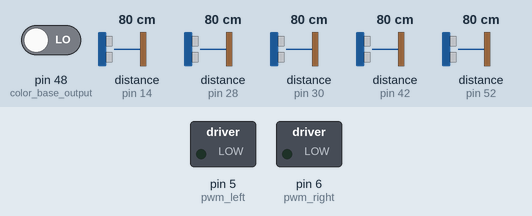
This sketch was run on a simulated Arduino Mega 2560, built with avr-gcc and run on an emulated ATmega2560. On the bench: switched loads named in the sketch (green lamp = pin HIGH). Inputs (shaded band) come from the test bench; at power-on: distance to the obstacle (sensors on pin 28, pin 42, pin 52, pin 14, pin 30) 80 cm, pin 48 (color_base_output) LOW. The echo pulse lasts 58.3 µs per cm.

Above: at 1.2 s.
1.3 s: distance to the obstacle (sensor on pin 28) set to 9 cm
9.6 s: distance to the obstacle (sensor on pin 42) set to 7 cm
16.6 s: distance to the obstacle (sensor on pin 42) set to 4 cm
At 22.7 s:
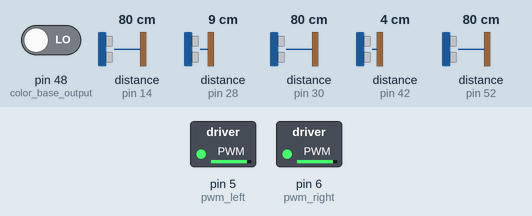
24.9 s: distance to the obstacle (sensor on pin 42) set to 9 cm
29.6 s: distance to the obstacle (sensor on pin 52) set to 2 cm
At 34.6 s:
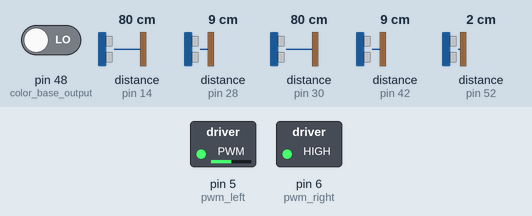
37.9 s: distance to the obstacle (sensor on pin 28) set to 18 cm
At 44.1 s:
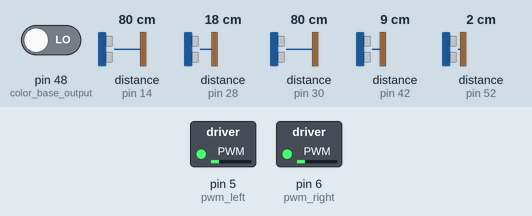
Timing chart, 0 to 45.6 s (numbered marks = the images above; inputs shaded):
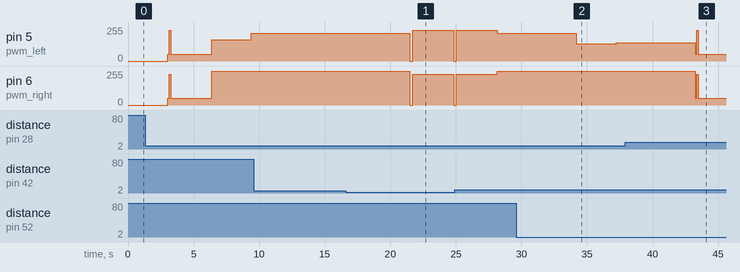

Measured:
- the behaviour switches between 6 and 5 cm on distance to the obstacle (sensor on pin 42) (found by bisection; images 0 and 1)
- after the input at 9.6 s, every drawn part: stays the same
- after the input at 16.6 s, pin 5 (pwm_left): 209/255 → 0/255 after 4.9 s, → 229/255 0.21 s later, → 0/255 3.1 s later; pin 6 (pwm_right): 255/255 → 0/255 after 4.9 s, → 229/255 0.21 s later, → 0/255 3.1 s later
- after the input at 29.6 s, pin 5 (pwm_left): 209/255 → 129/255 after 4.6 s, → 137/255 3.0 s later
- after the input at 37.9 s, pin 5 (pwm_left): 137/255 → 50/255 after 5.3 s, → 229/255 0.11 s later, → 50/255 0.11 s later; pin 6 (pwm_right): 255/255 → 50/255 after 5.3 s, → 229/255 0.11 s later, → 50/255 0.11 s later

The sketch:

runner_main.ino
```cpp
#include <Servo.h>
#include <NewPing.h>
#include <Wire.h>
#include <avr/io.h>
#include <avr/interrupt.h>
#include "variables.h"


void loop(){

  // left wall following maze alogrithm embedded with cube solving feature
  leftie();

}
```

color_funcs.ino
```cpp
void sortingTest(int colorType){

  baseRGB();
  topRGB();
  color_Output = colorType;

  if (color_Output != 5){
    if (color_OutputT == color_Output){
      runServo();
      color_Output = 5;

    }else{
      runStepper(45,'A');
    }
  }
}

void colorCheck(){
  /*
   * check the color data at the top to the one at the bottom
   * upon matching rotate the servo motor to drop off the cubes
   */
  for (int r = 0; r < 15; r++){
    runStepper(45, 'A');
    topRGB();
    if (blueT==true && blue==true)
    {
      runServo();
      blue = false;
      blueT = false;
      break;
    }

    if (green == true && greenT == true)
    {
      runServo();
      green = false;
      greenT = false;
      break;
    }

    if (yellow == true && yellowT == true)
    {
      runServo();
      yellow = false;
      yellowT = false;
      break;
    }

    if (brown == true && brownT == true)
    {
      runServo();
      brown = false;
      brownT = false;
      break;
    }
  }
}

void baseRGB(){
  // retrieve data from the color sensor at the bottom of the robot

  digitalWrite(S2_B, LOW);
  digitalWrite(S3_B, LOW);
  // Reading the output frequency
  redFrequency = pulseIn(color_base_output, LOW);
  // Printing the RED (R) value
  redColor = map(redFrequency,250,1200,255,0);
  redColor = constrain(redColor,0,255);

  digitalWrite(S2_B, HIGH);
  digitalWrite(S3_B, HIGH);
  // Reading the output frequency
  greenFrequency = pulseIn(color_base_output, LOW);
  // Printing the GREEN (G) value
  greenColor = map(greenFrequency,250,1300,255,0);
  greenColor = constrain(greenColor,0,255);

  digitalWrite(S2_B, LOW);
  digitalWrite(S3_B, HIGH);
  // Reading the output frequency
  blueFrequency = pulseIn(color_base_output, LOW);
  // Printing the BLUE (B) value
  blueColor = map(blueFrequency,250,900,255,0);
  blueColor = constrain(blueColor,0,255);

//--------------------------------------------------------------------------//
//-----  blue = 1, green = 2, yellow = 3, brown = 4, white = 5 -------------//
//--------------------------------------------------------------------------//

  if (redColor < 60 && greenColor < 60 && blueColor > 20 && blueColor < 140){
    color_Output = 1; //blue = 0, green = 1, yellow = 2, brown = 3
    blue = true;

  }else if (redColor > 20 && redColor < 110 && greenColor > 110 && greenColor < 190 && blueColor > 65 && blueColor < 150){
    color_Output = 2;
    green = true;

  }else if (redColor > 220 && greenColor > 220 && blueColor > 160 && blueColor < 230){
    color_Output = 3;
    yellow = true;

  }else if (redColor > 60 && redColor < 170 && greenColor < 80 && blueColor < 80){
    color_Output = 4;
    brown = true;

  }else if (redColor < 30 && greenColor < 30 && blueColor < 30){
    color_Output = 12;
    black = true;

  }else if (redColor > 235 && greenColor > 235 && blueColor > 245){
    color_Output = 5;
  }
}

void topRGB(){
  // retrieve data from the color sensor at the top of the robot

  digitalWrite(S2_T, LOW);
  digitalWrite(S3_T, LOW);
  // Reading the output frequency
  redFrequencyT = pulseIn(color_top_output, LOW);
  // Printing the RED (R) value
  redColorT = map(redFrequencyT,120,950,255,0);
  redColorT = constrain(redColorT,0,255);

  digitalWrite(S2_T, HIGH);
  digitalWrite(S3_T, HIGH);
  // Reading the output frequency
  greenFrequencyT = pulseIn(color_top_output, LOW);
  // Printing the GREEN (G) value
  greenColorT = map(greenFrequencyT,200,950,255,0);
  greenColorT = constrain(greenColorT,0,255);

  digitalWrite(S2_T, LOW);
  digitalWrite(S3_T, HIGH);
  // Reading the output frequency
  blueFrequencyT = pulseIn(color_top_output, LOW);
  // Printing the BLUE (B) value
  blueColorT = map(blueFrequencyT,250,900,255,0);
  blueColorT = constrain(blueColorT,0,255);

  Serial.print(redColorT);

  Serial.print(" ");
  Serial.print(greenColorT);

  Serial.print(" ");
  Serial.print(blueColorT);

  //--------------------------------------------------------------------------//
  //-----  blue = 1, green = 2, yellow = 3, brown = 4, white = 5 -------------//
  //--------------------------------------------------------------------------//


  if (redColorT < 50  && greenColorT > 40 && greenColorT < 120 && blueColorT > 160 && blueColorT < 240){
    color_OutputT = 1; //blue = 0, green = 1, yellow = 2, brown = 3
    blueT = true;

  }else if (redColorT > 110 && redColorT < 210 && greenColorT > 170  && blueColorT > 180){
    color_OutputT = 2; //blue = 0, green = 1, yellow = 2, brown = 3
    greenT = true;

  }else if (redColorT > 200 && greenColorT > 200 && blueColorT > 150 && blueColorT < 220){
    color_OutputT = 3; //blue = 0, green = 1, yellow = 2, brown = 3
    yellowT = true;

  }else if (redColorT > 70 && redColorT < 150 &&  greenColorT < 60 && blueColorT > 15 && blueColorT < 85){
    color_OutputT = 4; //blue = 0, green = 1, yellow = 2, brown = 3
    brownT = true;

  }else{
    color_OutputT = 5;
  }


  Serial.print(" ");
  Serial.println(color_OutputT);

}

void dispColors(){
  // display the bottom color sensor data
  Serial.print("R =");
  Serial.print(redColor, DEC);
  Serial.print(" G = ");
  Serial.print(greenColor, DEC);
  Serial.print(" B = ");
  Serial.print(blueColor, DEC);
  Serial.print(" ");
  Serial.print(color_Output);
  Serial.println(" ");
}
```

stepper_funcs.ino
```cpp
void runStepper (float degree, char direct){
  // run the stepper motor 45 degrees for every 1 second
  if ( direct == 'C' ){
    digitalWrite(dir,HIGH);

  }else if ( direct == 'A' ){
    digitalWrite(dir,LOW);
  }

  int steps = 1600*degree/360;

  for (i = 0; i < steps; i++ ){
    digitalWrite(stp,HIGH);
    delay(1);
    digitalWrite(stp,LOW);
    delay(1);
  }
  delay(500);
}

void runServo(){
  // runs the servo motor for dropping mechanism
    myServo.write(30);
    delay(1500);
    myServo.write(98);
    delay(1000);
}
```

ultra_funcs.ino
```cpp
void getSonar(){
  /*
    this func gets distance from the five ultrasonic sensors and
    convert it into boolean values based on the distance threshold
  */
  dL = sonar[0].ping_cm(); // left distance
  dF = sonar[1].ping_cm(); // front distance
  dR = sonar[2].ping_cm(); // right distance
  dFr = sonar[3].ping_cm(); // front right
  dFl = sonar[4].ping_cm(); // front left


//--------------------------------------------
// sensor values filtration and walls detection
//----------------------------------------------

// left
  if(dL > 0.00 && dL < 10.00){
    sonarLeft = true; // left wall detected
    dist_left = dL;

  }else if (dL >= 10.00){
    sonarLeft = false;
    dist_left = 0.00;
  }

//---------------

// front left
  if(dFl > 0.00 && dFl < 10.00){
    dist_frontLeft = dFl;

  }else if (dL >= 10.00){
    dist_frontLeft = dFl;
  }

//--------------

// front
  if(dF > 0.00 && dF <= 6.00){
    sonarFront = true;
    dist_front = dF; // front wall detected

  }else if (dF > 6.00){
    sonarFront = false;
    dist_front = dF;
  }

//----------------

// front right
  if(dFr > 0.00 && dFr < 10.00){
    dist_frontRight = dFr;

  }else if (dFr >= 10.00){
    dist_frontRight = dFr;
  }

//---------------

// right
  if(dR > 0.00 && dR < 8.00){
    sonarRight = true; // right wall detected
    dist_right = dR;

  }else if(dR >= 8.00){
    sonarRight = false;
    dist_right = 0.00;
  }

}


void sonarGuided(){
  /*
    the desire left and right speeds are calculated based on
    the left and right wall distance from the robot
  */
  dist_error = dist_left - dist_right;

  if(sonarLeft == true && sonarRight == true){
    desire_dist_error = 0.0;

  }
  if(sonarLeft == false && sonarRight == true){
    desire_dist_error = -3.0;

  }
  if(sonarLeft == true && sonarRight == false){
    desire_dist_error = 3.0;
  }


  error_diff = desire_dist_error - dist_error;
  sonar_pid = (0.9 * error_diff) + (0.1* (error_diff - prv_error_diff)) ; // 4.0 oscillates alot


  // left veering scenerio
  if (sonar_pid < 0){
    desire_left_speed = desire_speed - (-1.0*sonar_pid);
    desire_right_speed = desire_speed;


  // right veering scenerio
  }else if (sonar_pid > 0){
    desire_right_speed = desire_speed - sonar_pid;
    desire_left_speed = desire_speed;


  // robot in the center scenerio
  }else if(sonar_pid == 0){
    desire_right_speed = desire_speed;
    desire_left_speed = desire_speed;
  }


  prv_error_diff = error_diff;
}


void sonarGuided2(){
  /*
    the desire left and right speed are calculated based on
    the left and right wall distance from the robot
  */
  dist_error = dist_left - dist_right;
  sonar_pid = 0.8 * dist_error;

  // left veering scenerio
  if (sonar_pid < 0){
    desire_right_speed = desire_speed - (-1.0*sonar_pid);
    desire_left_speed = desire_speed;

  }else if (sonar_pid > 0){
    desire_left_speed = desire_speed - sonar_pid;
    desire_right_speed = desire_speed;

  }else if (sonar_pid == 0){
    desire_left_speed = desire_speed;
    desire_right_speed = desire_speed;
  }
}


void displayDist(){
  /*
    display the distances from the ultrasonic sensors
  */
  getSonar();
  Serial.print(dist_left);
  Serial.print(" ");
  Serial.print(dFl);
  Serial.print(" ");
  Serial.print(dist_front);
  Serial.print(" ");
  Serial.print(dFr);
  Serial.print(" ");
  Serial.println(dist_right);

}
```

variables.h
```cpp
// PIN DECLARATION
//-------------------------
// dc motor pins
#define pwm_left 5
#define cw_left 7
#define ccw_left 8

#define pwm_right 6
#define cw_right 4
#define ccw_right 9

#define encoderPinA1 18
#define encoderPinB1 22
#define encoderPinA2 19
#define encoderPinB2 23

Servo myServo;

volatile float countLeft, countRight;

// bits produced from pidController()
double bit_left, bit_right;

double prv_error_left, prv_error_right;
double prv_radian_left, prv_radian_right;
double actual_velo_left, actual_velo_right;

// desire speed of the motor in both wheels (rad/s)
const double desire_speed = 8.00;//8.00
double desire_left_speed, desire_right_speed;


const double Kp1 = 3.80, Ki1 = 0.00, Kd1 = 0.00;
const double Kp2 = 3.80, Ki2 = 0.00, Kd2 = 0.00;

unsigned long now_time, prv_time, dt;

double angle_left;
double angle_right;

double radian_left;
double radian_right;

double error_left;
double error_right;

double volt_left;
double volt_right;
//----------//
// 90 turn
double desire_angle;
double left_error, right_error, left_diff_error, right_diff_error;
double prv_left_error, prv_right_error;
double Kp_left, Kd_left, Ki_left;
double Kp_right, Kd_right, Ki_right;
double leftMotorVolt, rightMotorVolt, leftBit, rightBit;

unsigned long time_now, prvTm;
bool turncomplete = false;
bool start_turn = false;

bool shouldTurn = false;
bool realTurn = false;


//--------------------------------------------------------

//ultrasonic pins
#define SONAR_NUM 5
#define MAX_DISTANCE 200
#define PING_INTERVAL 33
// ping interval 33ms
NewPing sonar[SONAR_NUM] = {
  NewPing(29,28,MAX_DISTANCE),//left,
  NewPing(43,42,MAX_DISTANCE),//front,
  NewPing(53,52,MAX_DISTANCE),//right
  NewPing(15,14,MAX_DISTANCE),//front right
  NewPing(31,30,MAX_DISTANCE)//front left
};

bool sonarLeft, sonarRight, sonarFront;

double dFl, dFr, prv_dFr;
double dist_frontLeft, dist_frontRight;

double dist_left;
double dist_front;
double dist_right;
double dist_error;
double desire_dist_error;
double sonar_pid;
double error_diff, prv_error_diff;
bool sonar_help;
double dL, dR, dF;
double prv_dR, prv_dL, prv_dF;

//----------------------------------------------------

//color sensor at the bottom
#define S0_B 47
#define S1_B 46
#define S2_B 45
#define S3_B 44
#define color_base_output 48

int redFrequency = 0;
int greenFrequency = 0;
int blueFrequency = 0;

int redColor = 0, rColor = 0;
int greenColor = 0, gColor = 0;
int blueColor = 0;

int currentColor=0;
int prvColor = 5;

int color_Output = 0;

// color sensor at the top
#define S0_T 27
#define S1_T 26
#define S2_T 25
#define S3_T 24
#define color_top_output 40

int redFrequencyT = 0;
int greenFrequencyT = 0;
int blueFrequencyT = 0;

int redColorT = 0;
int greenColorT = 0;
int blueColorT = 0;

int color_OutputT;

//compass
#define HMC5883L_Address 0x1E

/* Register address for the X Y and Z data */
#define X 3
#define Y 7
#define Z 5

float x,y;
int actual_heading;
int desire_heading;
int heading_error;

//-------------------Stepper----------------------//
#define stp 51
#define dir 49
#define ms0 33
#define ms1 35
#define ms2 37

int i;

bool colorDetected = false;
bool straightColor = false;
int detectedColor = 0;
bool blue = false;
bool blueT = false;
bool black = false;
bool green = false;
bool greenT = false;
bool yellow = false;
bool yellowT = false;
bool brown = false;
bool brownT = false;
```

Source omitted: motor_funcs.ino (33664 bytes)
